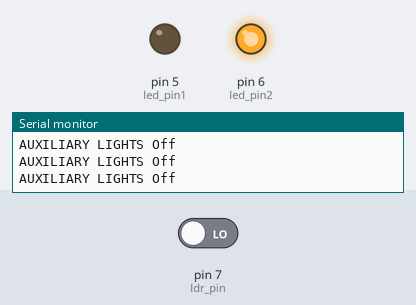
A sketch run on a simulated Arduino Uno, built with avr-gcc and run on an emulated ATmega328P. Shown: output pins drawn as LEDs (lit = HIGH), the last lines printed to the serial monitor. The inputs (shaded band) are chosen by the test bench; at power-on: pin 7 (ldr_pin) LOW.

Above: at 1.2 s.
1.3 s: pin 7 (ldr_pin) driven HIGH
At 2.0 s:
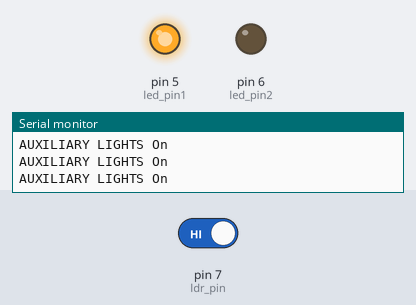
2.9 s: pin 7 (ldr_pin) driven LOW
At 3.3 s:
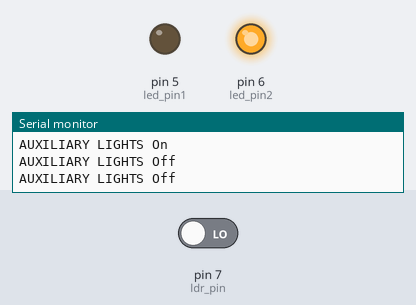
Timing chart, 0 to 5.9 s (numbered marks = the images above; inputs shaded):
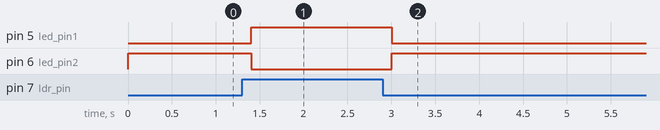

The sketch:

LDR-interface.ino
```cpp
const int ldr_pin = 7;
const int led_pin1 = 5;
const int led_pin2 = 6;
void setup() {
  // put your setup code here, to run once:
    pinMode(ldr_pin,INPUT);
    pinMode(led_pin1,OUTPUT);
    pinMode(led_pin2,OUTPUT);
    Serial.begin(9600);
}

void loop() {
  // put your main code here, to run repeatedly:
   if( digitalRead( ldr_pin ) == 1){
      digitalWrite( led_pin1,HIGH);
      digitalWrite( led_pin2,LOW);
      Serial.println("AUXILIARY LIGHTS On");
   }
   else{
      digitalWrite( led_pin1,LOW);
      digitalWrite( led_pin2,HIGH);
      Serial.println("AUXILIARY LIGHTS Off");
   }


   delay(200);
}
```

Measured:
- after the input at 1.3 s, pin 5 (led_pin1): LOW → HIGH after 0.10 s; pin 6 (led_pin2): HIGH → LOW after 0.10 s
- after the input at 2.9 s, pin 5 (led_pin1): HIGH → LOW after 0.10 s; pin 6 (led_pin2): LOW → HIGH after 0.10 s
